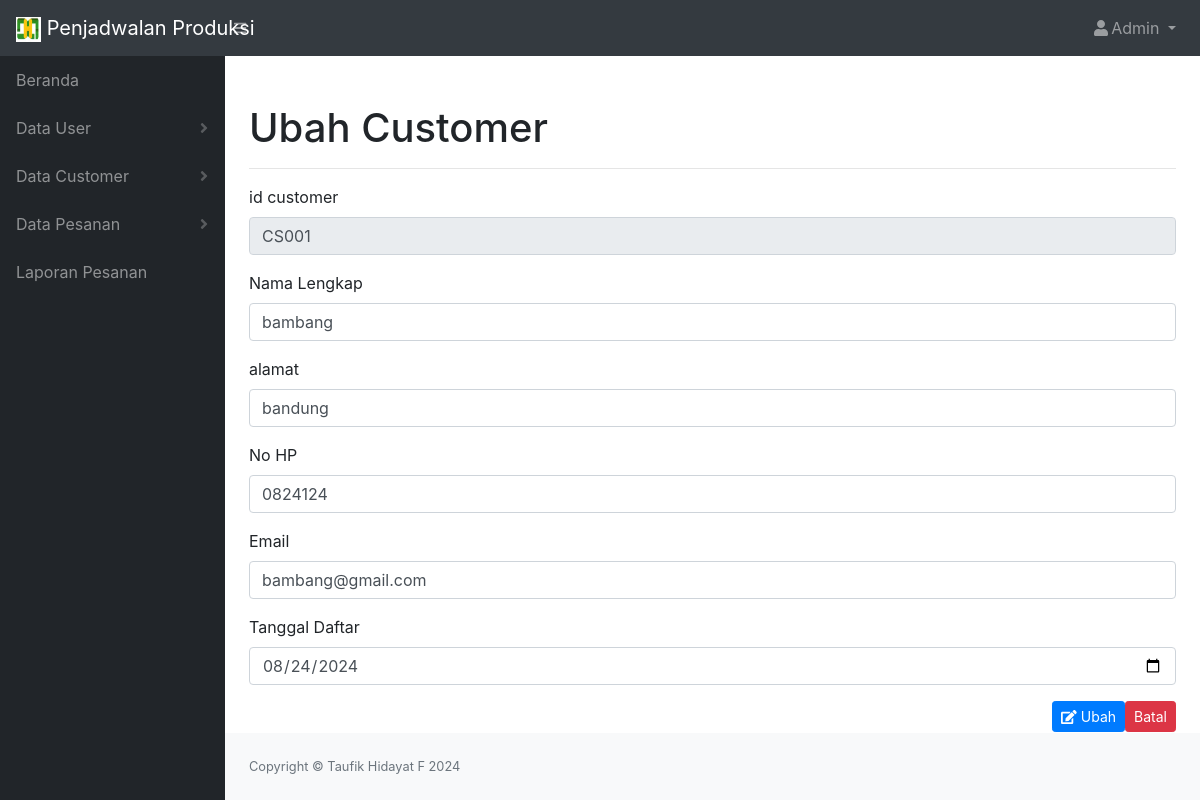
Screenshot of /menu_admin/ubah_customer.php?id_customer=CS001 with the database file from the repository.
### tables this page shows
CREATE TABLE `customer` (
  `id_customer` varchar(11) NOT NULL,
  `nama` varchar(255) NOT NULL,
  `alamat` text NOT NULL,
  `no_hp` varchar(20) NOT NULL,
  `email` varchar(255) NOT NULL,
  `tgl_daftar` date NOT NULL
);

### config/controller.php (called while the page is built, shortened)
<?php
function select($query)
{
    global $koneksi;
    $result = mysqli_query($koneksi, $query);
    $rows = [];
    while ($row = mysqli_fetch_assoc($result)) {
        $rows[] = $row;
    }
    return $rows;
}

### menu_admin/ubah_customer.php (the view, shortened to what this page needs)
<!DOCTYPE html>
<html lang="en">
<head>
    <link href="../css/styles.css" rel="stylesheet" />
    <link href="https://cdn.datatables.net/1.10.20/css/dataTables.bootstrap4.min.css" rel="stylesheet" />
</head>
<body class="sb-nav-fixed">
    <?php include '../tema_menu/header_Admin.php';
    include '../tema_menu/sidebar_Admin.php';
    $id_customer = $_GET['id_customer'];
    $cs = select("SELECT * FROM customer WHERE id_customer = '$id_customer'")[0];
    ?>
    <div id="layoutSidenav_content">
        <main>
            <div class="container mt-5">
                <h1>Ubah Customer</h1>
                <hr>
                <form action="" method="post">
                    <div class="mb-3">
                        <label for="id_customer" class="form-label">id customer</label>
                        <input type="text" class="form-control" id="id_customer" name="id_customer" placeholder="id_customer" value="<?= $cs['id_customer']; ?>" readonly="readonly">
                    </div>
                    <div class="mb-3">
                        <label for="nama" class="form-label">Nama Lengkap</label>
                        <input type="text" class="form-control" id="nama" name="nama" placeholder="nama lengkap" value="<?= $cs['nama']; ?>" required>
                    </div>
                    <div class="mb-3">
                        <label for="alamat" class="form-label">alamat</label>
                        <input type="text" class="form-control" id="alamat" name="alamat" placeholder="masukan alamat baru" value="<?= $cs['alamat']; ?>" required>
                    </div>
                    <div class="mb-3">
                        <label for="no_hp" class="form-label">No HP</label>
                        <input type="text" class="form-control" id="no_hp" name="no_hp" placeholder="masukan no hp baru" value="<?= $cs['no_hp']; ?>" required>
                    </div>
                    <div class="mb-3">
                        <label for="email" class="form-label">Email</label>
                        <input type="email" class="form-control" id="email" name="email" placeholder="masukan email baru" value="<?= $cs['email']; ?>" required>
                    </div>
                    <div class="mb-3">
                        <label for="tgl_daftar" class="form-label">Tanggal Daftar</label>
                        <input type="date" class="form-control" id="tgl_daftar" name="tgl_daftar" placeholder="masukan tanggal daftar baru" value="<?= $cs['tgl_daftar']; ?>" required>
                    </div>
                    <a href="lihat_customer.php" type="submit" name="batal" class="btn btn-danger btn-sm col-xs-2 margin-left" style="float: right;">Batal</a>
                    <button type="submit" name="tambah" class="btn btn-primary btn-sm col-xs-2 margin-left" style="float: right;"><i class="fas fa-edit"></i> Ubah</button>
                </form>
            </div>
        </main>
        <?php include '../tema_menu/footer.php' ?>
    </div>
</body>
</html>

### rows the page displays
customer: id_customer "CS001", nama "bambang", alamat "bandung", no_hp "0824124", email "bambang@gmail.com", tgl_daftar "08/24/2024"
